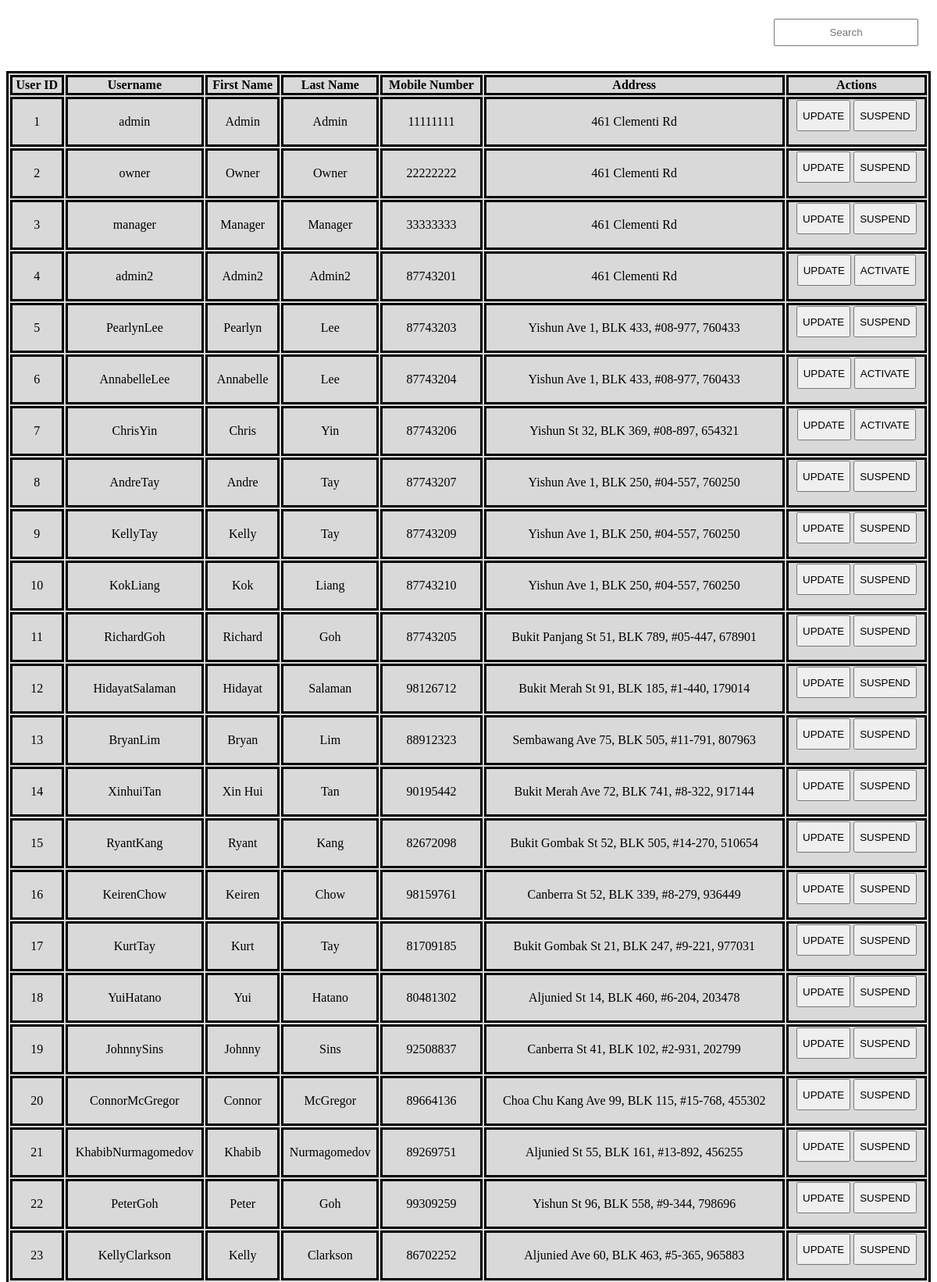
/bndProj/main/actors/admin/boundaries/viewUserAccountBoundary.php (upper part), run on the app's committed database.
### tables this page shows
CREATE TABLE `user` (
  `userId` int(11) NOT NULL,
  `username` varchar(255) NOT NULL,
  `password` varchar(255) NOT NULL,
  `firstName` varchar(255) NOT NULL,
  `lastName` varchar(255) NOT NULL,
  `address` varchar(255) NOT NULL,
  `mobileNumber` int(11) NOT NULL,
  `activated` tinyint(1) NOT NULL,
  `userProfileId` int(11) NOT NULL
);

### bndProj/entities/userEntity.php (called while the page is built, shortened)
<?php
class UserEntity extends Dbh
{
	protected function view()
    {
        $array = [];
        $conn = $this->connectDB();
        $sql = "SELECT * FROM user";
        $result = $conn->query($sql);
        if ($result->num_rows > 0)
        {
            while ($row = $result->fetch_assoc())
            {
                $current = array(
                    'userId' => $row['userId'],
                    'username' => $row['username'],
                    'password' => $row['password'],
                    'firstName' => $row['firstName'],
                    'lastName' => $row['lastName'],
					'address' => $row['address'],
					'mobileNumber' => $row['mobileNumber'],
					'activated' => $row['activated'],
					'userProfileId' => $row['userProfileId']
                );
                array_push($array, $current);
            }
        }
        return $array;
    }
}
?>

### bndProj/controller/admin/viewUserController.php (called while the page is built)
<?php
class ViewUserController extends UserEntity
{
    public function viewUser()
    {
        $user = new UserEntity();
        $array = $user->view();
        return $array;
    }
}
?>

### bndProj/main/actors/admin/boundaries/viewUserAccountBoundary.php (the view, shortened to what this page needs)
<?php
include "../../../entities/userEntity.php";
include "../../../controller/admin/viewUserController.php";
?>
<div class="container">
    <div class="row">
        <div class="search-container ml-auto">
            <form method="POST">
                <input type="text" name="search" id="myInput" placeholder="Search">
            </form>
        </div>
    </div>
    <div class="row">
        <?php
        if(isset($_POST["search"]))
        {
            $username = $_POST["search"];
            $searchUser = new SearchUserController();
            $array = $searchUser->searchUser($username);
            if ($array[0] != "Success")
            {
                echo '<script>';
                echo "alert('$array[0]');";
                echo 'document.location = "index.php?page=viewUserAccountBoundary";';
                echo '</script>';
            }
            else
            {
                echo '<table class ="table">';
                echo '  <tr>';
                echo '      <th class="text-center">User ID</th>';
                echo '      <th class="text-center">Username</th>';
                echo '      <th class="text-center">First Name</th>';
                echo '      <th class="text-center">Last Name</th>';
                echo '      <th class="text-center">Mobile Number</th>';
                echo '      <th class="text-center">Address</th>';
                echo '      <th class="text-center" colspan="2">Actions</th>';
                echo '  </tr>';
                for($i = 1; $i < count($array); $i++)
                {
                    $row = $array[$i];
                    echo '  <tr>';
                    echo '      <td>' . $row['userId'] . '</td>';
                    echo '      <td>' . $row['username'] . '</td>';
                    echo '      <td>' . $row['firstName'] . '</td>';
                    echo '      <td>' . $row['lastName'] . '</td>';
                    echo '      <td>' . $row['mobileNumber'] . '</td>';
                    echo '      <td>' . $row['address'] . '</td>';
                    echo '      <td>';
                    echo '          <form method="POST">';
                    echo '              <input type="hidden" name="updateUsername" value="' . $row['username'] . '"/>';
                    echo '              <input type="hidden" name="updateFirstName" value="' . $row['firstName'] . '"/>';
                    echo '              <input type="hidden" name="updateLastName" value="' . $row['lastName'] . '"/>';
                    echo '              <input type="hidden" name="updateMobileNumber" value="' . $row['mobileNumber'] . '"/>';
                    echo '              <input type="hidden" name="updateAddress" value="' . $row['address'] . '"/>';
                    echo '              <input type="hidden" name="updatePassword" value="' . $row['password'] . '"/>';
                    echo '              <input type="hidden" name="updateUserProfileId" value="' . $row['userProfileId'] . '"/>';
                    echo '              <button class="btn btn-primary" style="height:40px" value="' . $row['userId'] . '" name="updateUser">UPDATE</button>';
                    if ($row["activated"] == true)
                    {
                        echo '              <button class="btn btn-danger" style="height:40px" value="' . $row['userId'] . '" name="suspendUser">SUSPEND</button>';
                    }
                    else
                    {
                        echo '              <button class="btn btn-success" style="height:40px" value="' . $row['userId'] . '" name="suspendUser">ACTIVATE</button>';
                    }
                    echo '          </form>';
                    echo '      </td>';
                    echo '  </tr>';
                }
                echo "</table>";
            }
        }else
        {
            $viewUser = new ViewUserController();
            $array = $viewUser->viewUser();
            echo '<table class ="table">';
            echo '  <tr>';
            echo '      <th class="text-center">User ID</th>';
            echo '      <th class="text-center">Username</th>';
            echo '      <th class="text-center">First Name</th>';
            echo '      <th class="text-center">Last Name</th>';
            echo '      <th class="text-center">Mobile Number</th>';
            echo '      <th class="text-center">Address</th>';
            echo '      <th class="text-center" colspan="2">Actions</th>';
            echo '  </tr>';
            foreach($array as $row)
            {
                echo '  <tr>';
                echo '      <td>' . $row['userId'] . '</td>';
                echo '      <td>' . $row['username'] . '</td>';
                echo '      <td>' . $row['firstName'] . '</td>';
                echo '      <td>' . $row['lastName'] . '</td>';
                echo '      <td>' . $row['mobileNumber'] . '</td>';
                echo '      <td>' . $row['address'] . '</td>';
                echo '      <td>';
                echo '          <form method="POST">';
                echo '              <button class="btn btn-primary" style="height:40px" value="' . $row['userId'] . '" name="updateUser">UPDATE</button>';
                if ($row["activated"] == true)
                {
                    echo '              <button class="btn btn-danger" style="height:40px" value="' . $row['userId'] . '" name="suspendUser">SUSPEND</button>';
                }
                else
                {
                    echo '              <button class="btn btn-success" style="height:40px" value="' . $row['userId'] . '" name="suspendUser">ACTIVATE</button>';
                }
                echo '          </form>';
                echo '      </td>';
                echo '  </tr>';
            }
            echo "</table>";
        }
        ?>
    </div>
</div>

### bndProj/main/actors/admin/boundaries/viewUserAccountBoundary.php (style rules this page uses)
.table { margin-top: 1em !important; margin-left: auto; margin-right: auto; border-style: solid; border-color: black; background-color: #D9D9D9; width: 100%; text-align: center; }
th, td , tr { border-style: solid; border-color: black; }
.search-container { float: right; margin: 1em; }
.search-container input { height: 35px; margin-left: 1em; text-align: center; }

### data on the page
user: userId "1", username "admin", firstName "Admin", lastName "Admin", mobileNumber "11111111", address "461 Clementi Rd"
user: userId "2", username "owner", firstName "Owner", lastName "Owner", mobileNumber "22222222", address "461 Clementi Rd"
user: userId "3", username "manager", firstName "Manager", lastName "Manager", mobileNumber "33333333", address "461 Clementi Rd"
user: userId "4", username "admin2", firstName "Admin2", lastName "Admin2", mobileNumber "87743201", address "461 Clementi Rd"
user: userId "5", username "PearlynLee", firstName "Pearlyn", lastName "Lee", mobileNumber "87743203", address "Yishun Ave 1, BLK 433, #08-977, 760433"
user: userId "6", username "AnnabelleLee", firstName "Annabelle", lastName "Lee", mobileNumber "87743204", address "Yishun Ave 1, BLK 433, #08-977, 760433"
user: userId "7", username "ChrisYin", firstName "Chris", lastName "Yin", mobileNumber "87743206", address "Yishun St 32, BLK 369, #08-897, 654321"
user: userId "8", username "AndreTay", firstName "Andre", lastName "Tay", mobileNumber "87743207", address "Yishun Ave 1, BLK 250, #04-557, 760250"
user: userId "9", username "KellyTay", firstName "Kelly", lastName "Tay", mobileNumber "87743209", address "Yishun Ave 1, BLK 250, #04-557, 760250"
user: userId "10", username "KokLiang", firstName "Kok", lastName "Liang", mobileNumber "87743210", address "Yishun Ave 1, BLK 250, #04-557, 760250"
user: userId "11", username "RichardGoh", firstName "Richard", lastName "Goh", mobileNumber "87743205", address "Bukit Panjang St 51, BLK 789, #05-447, 678901"
user: userId "12", username "HidayatSalaman", firstName "Hidayat", lastName "Salaman", mobileNumber "98126712", address "Bukit Merah St 91, BLK 185, #1-440, 179014"
user: userId "13", username "BryanLim", firstName "Bryan", lastName "Lim", mobileNumber "88912323", address "Sembawang Ave 75, BLK 505, #11-791, 807963"
user: userId "14", username "XinhuiTan", firstName "Xin Hui", lastName "Tan", mobileNumber "90195442", address "Bukit Merah Ave 72, BLK 741, #8-322, 917144"
user: userId "15", username "RyantKang", firstName "Ryant", lastName "Kang", mobileNumber "82672098", address "Bukit Gombak St 52, BLK 505, #14-270, 510654"
user: userId "16", username "KeirenChow", firstName "Keiren", lastName "Chow", mobileNumber "98159761", address "Canberra St 52, BLK 339, #8-279, 936449"
user: userId "17", username "KurtTay", firstName "Kurt", lastName "Tay", mobileNumber "81709185", address "Bukit Gombak St 21, BLK 247, #9-221, 977031"
user: userId "18", username "YuiHatano", firstName "Yui", lastName "Hatano", mobileNumber "80481302", address "Aljunied St 14, BLK 460, #6-204, 203478"
user: userId "19", username "JohnnySins", firstName "Johnny", lastName "Sins", mobileNumber "92508837", address "Canberra St 41, BLK 102, #2-931, 202799"
user: userId "20", username "ConnorMcGregor", firstName "Connor", lastName "McGregor", mobileNumber "89664136", address "Choa Chu Kang Ave 99, BLK 115, #15-768, 455302"
user: userId "21", username "KhabibNurmagomedov", firstName "Khabib", lastName "Nurmagomedov", mobileNumber "89269751", address "Aljunied St 55, BLK 161, #13-892, 456255"
user: userId "22", username "PeterGoh", firstName "Peter", lastName "Goh", mobileNumber "99309259", address "Yishun St 96, BLK 558, #9-344, 798696"
user: userId "23", username "KellyClarkson", firstName "Kelly", lastName "Clarkson", mobileNumber "86702252", address "Aljunied Ave 60, BLK 463, #5-365, 965883"
